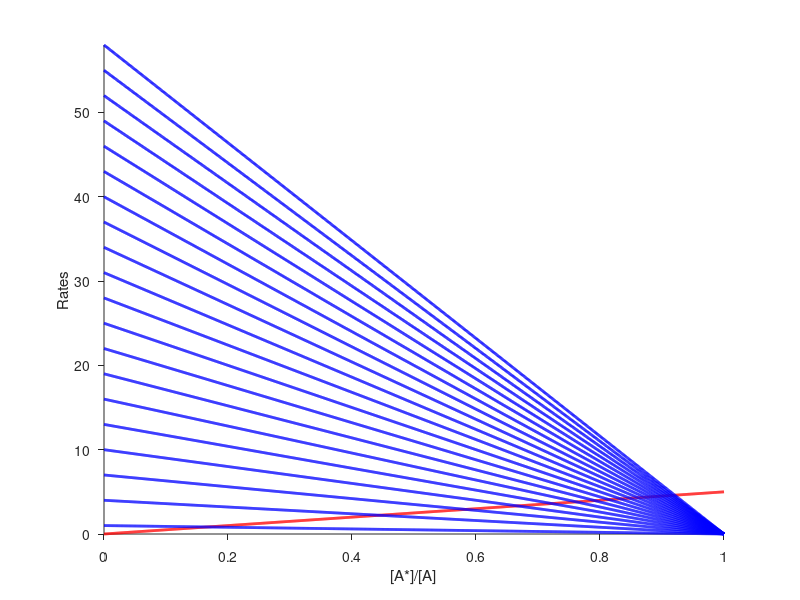
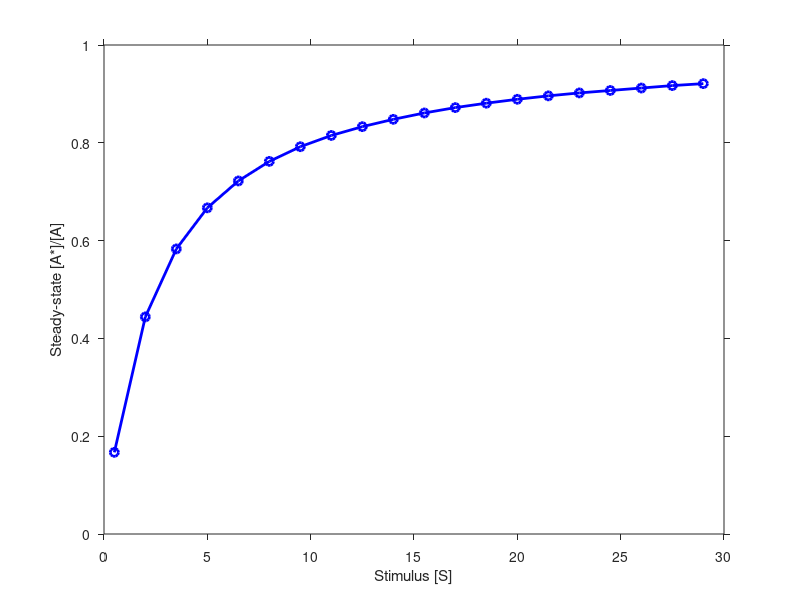

Write MATLAB code to recreate these figures, in order.
% % Rate-balance plots
% % 
% % 1) Linear system with no feedback, forward rate depends on [S]
% %
close all
clear

Atotal = 1;
Astar = 0:0.001:1 ;
kplus = 2 ;
kminus = 5 ;

BR = kminus*Astar ;
%FR = kplus*(Atotal-Astar);
figure
hold on 
plot(Astar,BR,'r','LineWidth',2)
%plot(Astar,FR,'b','LineWidth',2)
set(gca,'TickDir','Out')
xlabel('[A*]/[A]')
ylabel('Rates')

S = 0.5:1.5:30;
for i=1:length(S)
 FR = kplus*S(i)*(1-Astar) ;
 [minpos,index] = min(abs(FR - BR)) ;
 A_SS(i) = Astar(index) ;
 plot(Astar,FR,'b','LineWidth',2)
end
axis([0 1 0 max(FR)])

figure
plot(S,A_SS,'bo-','LineWidth',2)
set(gca,'TickDir','Out')
xlabel('Stimulus [S]')
ylabel('Steady-state [A*]/[A]')